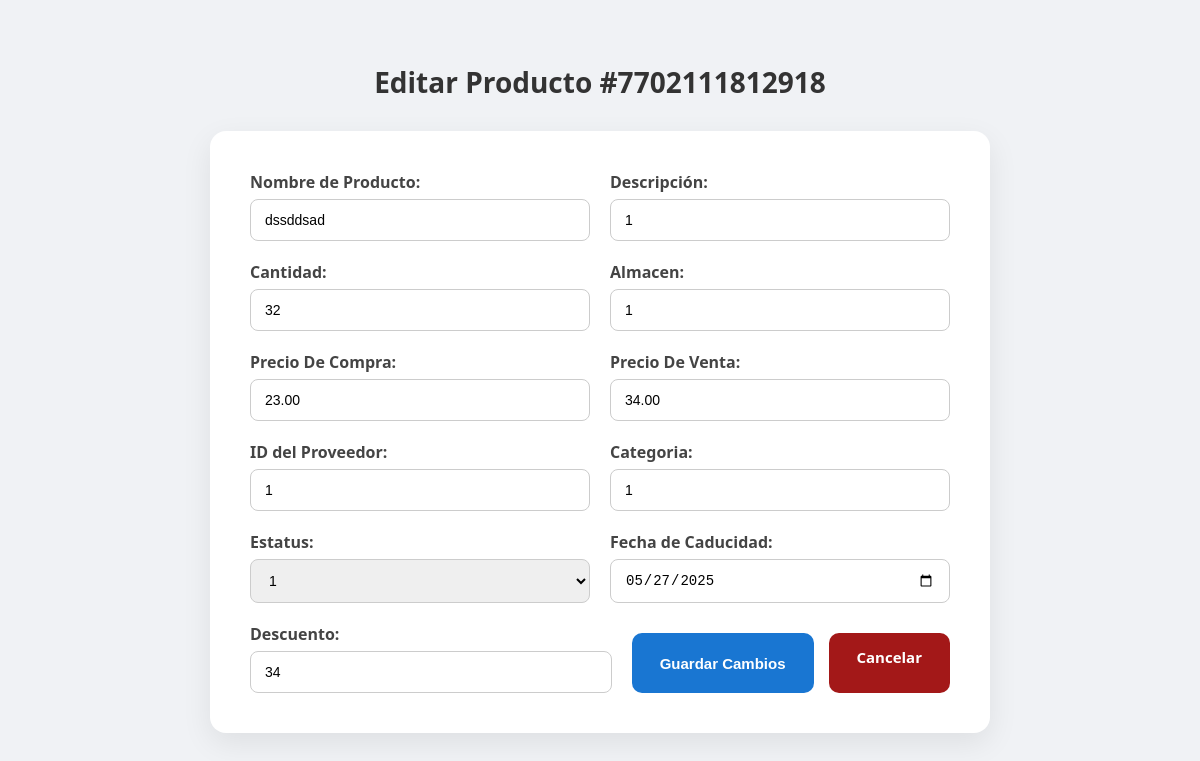
/server/crud_productos.php?id=7702111812918, run on an earlier commit of the app's database.
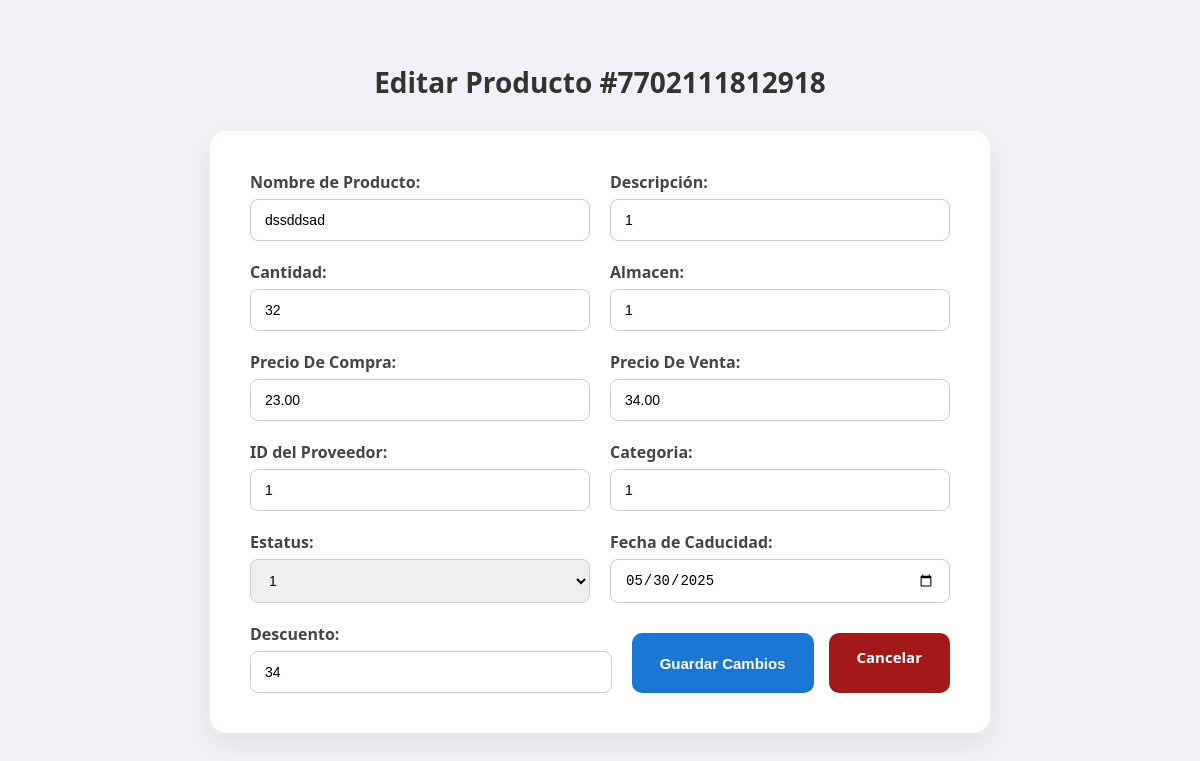
And on a later commit of the database.
### tables this page shows
CREATE TABLE `productos` (
  `ID_Prod` varchar(30) NOT NULL,
  `Nomb_Prod` varchar(40) NOT NULL,
  `ID_Descrip` int(6) NOT NULL,
  `Cant_Disp_Prod` int(3) NOT NULL,
  `ID_Almacen` int(6) NOT NULL,
  `Prec_Comp` decimal(7,2) NOT NULL,
  `Prec_Vent` decimal(7,2) NOT NULL,
  `ID_Prov` int(6) NOT NULL,
  `ID_Categoria` int(6) NOT NULL,
  `Prod_Estatus` tinyint(1) DEFAULT NULL,
  `Fec_Cad` date DEFAULT NULL,
  `Desc_Prod` int(3) DEFAULT NULL
);

### server/crud_productos.php (the view, shortened to what this page needs)
<?php
require_once '../server/conexion_bd.php';
$id = $_GET['id'];
$sql = "SELECT * FROM productos WHERE ID_Prod = ?";
$stmt = $conexion->prepare($sql);
$stmt->bind_param("s", $id);
$stmt->execute();
$resultado = $stmt->get_result();
$usuario = $resultado->fetch_assoc();
?>
<!DOCTYPE html>
<html lang="es">
<head>
</head>
<body>
<h2 style="text-align:center;">Editar Producto #<?php echo $id; ?></h2>
<form method="POST">
    <div class="form-row">
        <div class="form-group">
            <label>Nombre de Producto:</label>
            <input type="text" name="nombre" value="<?php echo htmlspecialchars($usuario['Nomb_Prod']); ?>" required>
        </div>
        <div class="form-group">
            <label>Descripción:</label>
            <input type="number" name="descripcion" value="<?php echo htmlspecialchars($usuario['ID_Descrip']); ?>" required>
        </div>
    </div>
    <div class="form-row">
        <div class="form-group">
            <label>Cantidad:</label>
           <input type="number" name="cantidad" value="<?php echo htmlspecialchars($usuario['Cant_Disp_Prod']); ?>" required>
        </div>
        <div class="form-group">
            <label>Almacen:</label>
             <input type="number" name="almacen" value="<?php echo htmlspecialchars($usuario['ID_Almacen']); ?>" required>
        </div>
    </div>
     <div class="form-row">
        <div class="form-group">
            <label>Precio De Compra:</label>
           <input type="number" name="compra" value="<?php echo htmlspecialchars($usuario['Prec_Comp']); ?>" required>
        </div>
        <div class="form-group">
            <label>Precio De Venta:</label>
             <input type="number" name="venta" value="<?php echo htmlspecialchars($usuario['Prec_Vent']); ?>" required>
        </div>
    </div>
         <div class="form-row">
        <div class="form-group">
            <label>ID del Proveedor:</label>
           <input type="number" name="proveedor" value="<?php echo htmlspecialchars($usuario['ID_Prov']); ?>" required>
        </div>
        <div class="form-group">
            <label>Categoria:</label>
             <input type="number" name="categoria" value="<?php echo htmlspecialchars($usuario['ID_Categoria']); ?>" required>
        </div>
    </div>
             <div class="form-row">
        <div class="form-group">
            <label>Estatus:</label>
          <select name="estatus" required>
                <option value="1" <?= $usuario['Prod_Estatus'] == "1" ? "selected" : "" ?>>1</option>
            </select>
        </div>
        <div class="form-group">
            <label>Fecha de Caducidad:</label>
             <input type="date" name="fecha" value="<?php echo htmlspecialchars($usuario['Fec_Cad']); ?>" required>
        </div>
    </div>
                 <div class="form-row">
        <div class="form-group">
            <label>Descuento:</label>
    <input type="number" name="descuento" value="<?php echo htmlspecialchars($usuario['Desc_Prod']); ?>" required>
    </div>
    <div class="botones">
        <button type="submit" class="guardar">Guardar Cambios</button>
        <a href="../public/inventario.php" class="cancelar">Cancelar</a>
    </div>
</form>
</body>
</html>

What changed in the data, as far as the page shows it:
changed productos "dssddsad": fecha "05/27/2025" → "05/30/2025"
